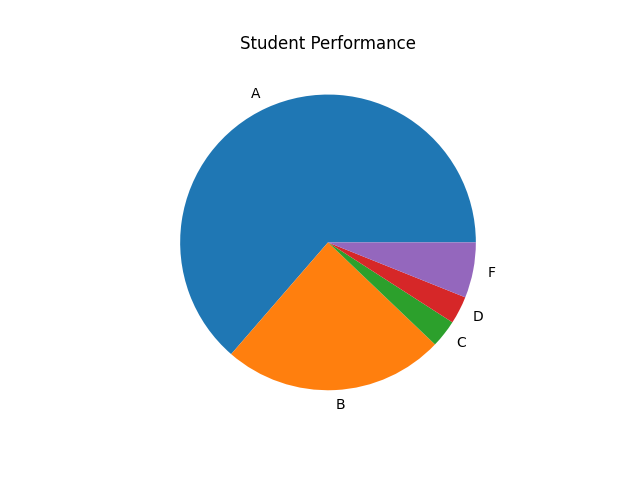

The Python source for this figure:
import numpy as np
import matplotlib.pyplot as plt


# David White
# 2023/01/30
# CIS-2532
# Instructor: Mohammad Morovati
# Assignment: Homework 2 Problem 1
# Description:
# Write a program to load a given dataset called Student_Grades.csv into a NumPy array. Then
# determine the following items:
# a) Display all data on screen.
# b) Determine how many students were in the dataset?
# c) Display the number of rows and columns of your numpy array.
# d) Display the array data types.
# e) Display the following Descriptive Statistics of students’ overall percentage scores:
# a. Min score
# b. Max score
# c. Mean value
# d. Median
# e. Mode
# f. Standard Deviation
# g. 25% and 75% percentile
# f) Determine how many students achieved an A grade, B, C, D and F grades.
# g) Create a pie chart based on the above grade achievements (option f)

def piechart(piedata):
    label = ["A", "B", "C", "D", "F"]
    plt.pie(piedata, labels=label)
    plt.title("Student Performance")
    plt.show()


def main():
    # import the csv file
    data = np.loadtxt("Student_Grades.csv", delimiter=",", skiprows=1)

    # display data on screen
    print(data)

    # display number of students
    print(f'There are {data.shape[0]} students in this class')

    # display number of rows and columns
    print(f'Number of rows and columns: {data.shape}')

    # display data type
    print(f'Data Type: {data.dtype}')

    # get the grades
    grades = data[:, -1]

    # determine statistics
    print(f'Statistics: \n\t'
          f'Lowest Score: {grades.min()}\n\t'
          f'Highest Score: {grades.max()}\n\t'
          f'Mean Score: {grades.mean()}\n\t'
          f'Median: {np.median(grades)}\n\t'
          f'Standard deviation: {grades.std()}\n\t'
          f'25th and 75th Percentile: {np.percentile(grades, np.array([25, 75]))}\n')

    # get a grades
    aGrade = grades[grades > 90]
    print(f'A: {aGrade.shape[0]}')

    # get b grades
    bfilter = (grades > 80) & (grades < 90)
    bGrade = grades[bfilter]
    print(f'B: {bGrade.shape[0]}')

    # get c grades
    cFilter = (grades > 70) & (grades < 80)
    cGrade = grades[cFilter]
    print(f'C: {cGrade.shape[0]}')

    # get d grades
    dfilter = (grades > 60) & (grades < 70)
    dGrade = grades[dfilter]
    print(f'D: {dGrade.shape[0]}')

    # get f grades
    fGrade = grades[grades < 60]
    print(f'F: {fGrade.shape[0]}')

    # data to send to pie chart
    piedata = [aGrade.shape[0], bGrade.shape[0], cGrade.shape[0], dGrade.shape[0], fGrade.shape[0]]

    piechart(piedata)


if __name__ == '__main__':
    main()
